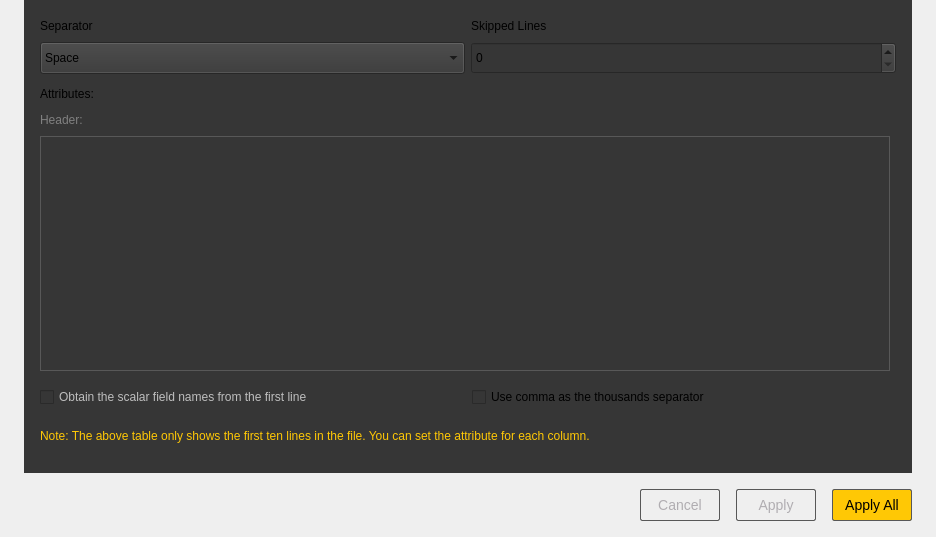
<?xml version="1.0" encoding="UTF-8"?>
<ui version="4.0">
 <class>AsciiOpenDialog</class>
 <widget class="QWidget" name="AsciiOpenDialog">
  <property name="geometry">
   <rect>
    <x>0</x>
    <y>0</y>
    <width>936</width>
    <height>537</height>
   </rect>
  </property>
  <property name="sizePolicy">
   <sizepolicy hsizetype="Preferred" vsizetype="Fixed">
    <horstretch>0</horstretch>
    <verstretch>0</verstretch>
   </sizepolicy>
  </property>
  <property name="windowTitle">
   <string>Open Ascii File</string>
  </property>
  <layout class="QVBoxLayout" name="verticalLayout_8">
   <property name="spacing">
    <number>0</number>
   </property>
   <property name="leftMargin">
    <number>24</number>
   </property>
   <property name="topMargin">
    <number>0</number>
   </property>
   <property name="rightMargin">
    <number>24</number>
   </property>
   <property name="bottomMargin">
    <number>0</number>
   </property>
   <item>
    <widget class="QWidget" name="widget" native="true">
     <property name="minimumSize">
      <size>
       <width>888</width>
       <height>0</height>
      </size>
     </property>
     <property name="maximumSize">
      <size>
       <width>888</width>
       <height>16777215</height>
      </size>
     </property>
     <property name="styleSheet">
      <string notr="true">background-color: rgb(54, 54, 54);</string>
     </property>
     <layout class="QVBoxLayout" name="verticalLayout_7">
      <property name="leftMargin">
       <number>16</number>
      </property>
      <property name="topMargin">
       <number>16</number>
      </property>
      <property name="rightMargin">
       <number>16</number>
      </property>
      <property name="bottomMargin">
       <number>16</number>
      </property>
      <item>
       <layout class="QVBoxLayout" name="verticalLayout_6">
        <property name="spacing">
         <number>16</number>
        </property>
        <item>
         <layout class="QVBoxLayout" name="verticalLayout_4">
          <property name="spacing">
           <number>6</number>
          </property>
          <item>
           <layout class="QVBoxLayout" name="verticalLayout">
            <property name="spacing">
             <number>6</number>
            </property>
            <item>
             <layout class="QHBoxLayout" name="horizontalLayout">
              <item>
               <widget class="QLabel" name="label_2">
                <property name="minimumSize">
                 <size>
                  <width>0</width>
                  <height>20</height>
                 </size>
                </property>
                <property name="maximumSize">
                 <size>
                  <width>16777215</width>
                  <height>20</height>
                 </size>
                </property>
                <property name="text">
                 <string>Separator</string>
                </property>
               </widget>
              </item>
              <item>
               <widget class="QLabel" name="label_4">
                <property name="minimumSize">
                 <size>
                  <width>0</width>
                  <height>20</height>
                 </size>
                </property>
                <property name="maximumSize">
                 <size>
                  <width>16777215</width>
                  <height>20</height>
                 </size>
                </property>
                <property name="text">
                 <string>Skipped Lines</string>
                </property>
               </widget>
              </item>
             </layout>
            </item>
            <item>
             <layout class="QHBoxLayout" name="horizontalLayout_4">
              <item>
               <widget class="QComboBox" name="comboBox">
                <property name="minimumSize">
                 <size>
                  <width>0</width>
                  <height>32</height>
                 </size>
                </property>
                <property name="maximumSize">
                 <size>
                  <width>16777215</width>
                  <height>32</height>
                 </size>
                </property>
                <item>
                 <property name="text">
                  <string>Space</string>
                 </property>
                </item>
                <item>
                 <property name="text">
                  <string>Comma</string>
                 </property>
                </item>
                <item>
                 <property name="text">
                  <string>Semicolon</string>
                 </property>
                </item>
               </widget>
              </item>
              <item>
               <widget class="QSpinBox" name="spinBoxSkipLines">
                <property name="minimumSize">
                 <size>
                  <width>0</width>
                  <height>32</height>
                 </size>
                </property>
                <property name="maximumSize">
                 <size>
                  <width>16777215</width>
                  <height>32</height>
                 </size>
                </property>
                <property name="maximum">
                 <number>999</number>
                </property>
               </widget>
              </item>
             </layout>
            </item>
           </layout>
          </item>
          <item>
           <spacer name="verticalSpacer">
            <property name="orientation">
             <enum>Qt::Vertical</enum>
            </property>
            <property name="sizeType">
             <enum>QSizePolicy::Fixed</enum>
            </property>
            <property name="sizeHint" stdset="0">
             <size>
              <width>20</width>
              <height>4</height>
             </size>
            </property>
           </spacer>
          </item>
          <item>
           <layout class="QVBoxLayout" name="verticalLayout_3">
            <property name="spacing">
             <number>6</number>
            </property>
            <item>
             <widget class="QLabel" name="label">
              <property name="minimumSize">
               <size>
                <width>0</width>
                <height>20</height>
               </size>
              </property>
              <property name="maximumSize">
               <size>
                <width>16777215</width>
                <height>20</height>
               </size>
              </property>
              <property name="text">
               <string>Attributes:</string>
              </property>
             </widget>
            </item>
            <item>
             <widget class="QLabel" name="headerLabel">
              <property name="minimumSize">
               <size>
                <width>0</width>
                <height>20</height>
               </size>
              </property>
              <property name="maximumSize">
               <size>
                <width>16777215</width>
                <height>20</height>
               </size>
              </property>
              <property name="styleSheet">
               <string notr="true">color: grey;</string>
              </property>
              <property name="text">
               <string>Header:</string>
              </property>
             </widget>
            </item>
            <item>
             <widget class="QTableWidget" name="tableWidget">
              <property name="minimumSize">
               <size>
                <width>850</width>
                <height>235</height>
               </size>
              </property>
              <property name="maximumSize">
               <size>
                <width>850</width>
                <height>235</height>
               </size>
              </property>
              <property name="styleSheet">
               <string notr="true">QTableWidget {
    selection-background-color:#565656;
	selection-color:#dddddd;
	selection-border: 0px solid #989898;
    border:1px solid #585858;   
    gridline-color:#989898; 
	color:#dddddd;
	outline:none;
}

QTableWidget::item{
	padding-left:0px;
	border-bottom: 1px solid #585858;
	border-top: 0px solid #585858;
	border-right: 0px solid #585858;
	border-left: 0px solid #585858;
}

QTableWidget::item::selected{
	background-color:#565656;
}

QScrollBar:vertical {
    background-color: transparent;
    width: 12px;
    margin: 2px;
    border: 1px transparent #070808;
    border-radius: 5px;
}

QScrollBar::handle:vertical {
    background-color: #5a5e66;
    min-height: 5px;
    border-radius: 5px;
}

QScrollBar::sub-line:vertical {
    margin: 3px 0px 3px 0px;
    border-image: none;
    height: 0px;
    width: 0px;
    subcontrol-position: top;
    subcontrol-origin: margin;
    background-color: #2A2929;
}

QScrollBar::add-line:vertical {
    margin: 3px 0px 3px 0px;
    border-image: none;
    height: 0px;
    width: 0px;
    subcontrol-position: bottom;
    subcontrol-origin: margin;
    background-color: #2A2929;
}

QScrollBar::up-arrow:vertical, QScrollBar::down-arrow:vertical {
    background: none;
}


QScrollBar::add-page:vertical, QScrollBar::sub-page:vertical {
    background: none;
}

QComboBox
{
	background-color: rgb(60, 60, 60);
	border: 0px solid #989898;
	color: #ffffff;
	text-align: center;
}

QComboBox:disabled
{

	background-color: #3f3f3f;
	border: 0px solid #666666;
	color: #999999;
}

QComboBox:on
{

	border: 1px solid #989898;
	color: #FFC804;
}

QComboBox::drop-down
{
	border: 0px solid #1c1c1c;
	padding-right:10px;
}


QComboBox::down-arrow
{
	image:url(theme/qssimage/mainwidget_downarrow_hover.png);
}

QComboBox::down-arrow:disabled
{
	image:url(theme/qssimage/downarrowdisableicon.png);
}

</string>
              </property>
              <property name="editTriggers">
               <set>QAbstractItemView::NoEditTriggers</set>
              </property>
              <property name="alternatingRowColors">
               <bool>false</bool>
              </property>
              <property name="selectionMode">
               <enum>QAbstractItemView::NoSelection</enum>
              </property>
              <property name="cornerButtonEnabled">
               <bool>false</bool>
              </property>
              <attribute name="verticalHeaderVisible">
               <bool>false</bool>
              </attribute>
             </widget>
            </item>
           </layout>
          </item>
         </layout>
        </item>
        <item>
         <layout class="QVBoxLayout" name="verticalLayout_5">
          <property name="spacing">
           <number>8</number>
          </property>
          <item>
           <layout class="QHBoxLayout" name="horizontalLayout_2">
            <item>
             <widget class="QCheckBox" name="extractSFNamesFrom1stLineCheckBox">
              <property name="enabled">
               <bool>false</bool>
              </property>
              <property name="minimumSize">
               <size>
                <width>0</width>
                <height>20</height>
               </size>
              </property>
              <property name="maximumSize">
               <size>
                <width>16777215</width>
                <height>20</height>
               </size>
              </property>
              <property name="text">
               <string>Obtain the scalar field names from the first line</string>
              </property>
             </widget>
            </item>
            <item>
             <widget class="QCheckBox" name="commaDecimalCheckBox">
              <property name="minimumSize">
               <size>
                <width>0</width>
                <height>20</height>
               </size>
              </property>
              <property name="maximumSize">
               <size>
                <width>16777215</width>
                <height>20</height>
               </size>
              </property>
              <property name="text">
               <string>Use comma as the thousands separator</string>
              </property>
             </widget>
            </item>
           </layout>
          </item>
          <item>
           <widget class="QLabel" name="label_3">
            <property name="minimumSize">
             <size>
              <width>0</width>
              <height>20</height>
             </size>
            </property>
            <property name="styleSheet">
             <string notr="true">color: rgb(255, 200, 5);</string>
            </property>
            <property name="text">
             <string>Note: The above table only shows the first ten lines in the file. You can set the attribute for each column.</string>
            </property>
            <property name="wordWrap">
             <bool>true</bool>
            </property>
           </widget>
          </item>
         </layout>
        </item>
       </layout>
      </item>
     </layout>
    </widget>
   </item>
   <item>
    <widget class="QWidget" name="buttonWidget" native="true">
     <layout class="QHBoxLayout" name="horizontalLayout_5">
      <property name="spacing">
       <number>16</number>
      </property>
      <property name="leftMargin">
       <number>0</number>
      </property>
      <property name="topMargin">
       <number>16</number>
      </property>
      <property name="rightMargin">
       <number>0</number>
      </property>
      <property name="bottomMargin">
       <number>16</number>
      </property>
      <item>
       <spacer name="horizontalSpacer_5">
        <property name="orientation">
         <enum>Qt::Horizontal</enum>
        </property>
        <property name="sizeHint" stdset="0">
         <size>
          <width>157</width>
          <height>20</height>
         </size>
        </property>
       </spacer>
      </item>
      <item>
       <widget class="QPushButton" name="cancelButton">
        <property name="minimumSize">
         <size>
          <width>80</width>
          <height>32</height>
         </size>
        </property>
        <property name="maximumSize">
         <size>
          <width>80</width>
          <height>32</height>
         </size>
        </property>
        <property name="styleSheet">
         <string notr="true">QPushButton{
	width: 80px;
	height: 30px;
	border-radius: 2px;
	border: 1px solid #585858;
	font-size:14px;
	color:rgb(176, 173, 177);
	background-color:transparent;
}
QPushButton:focus{
	background-color:rgb(0, 0, 0);
}
QPushButton:hover{
	background-color:rgb(27, 24, 28);
}
QPushButton:pressed{
	background-color:rgb(27, 24, 28);
}
QPushButton:disabled{
	color:#dddddd;
}
</string>
        </property>
        <property name="text">
         <string>Cancel</string>
        </property>
       </widget>
      </item>
      <item>
       <widget class="QPushButton" name="applyButton">
        <property name="minimumSize">
         <size>
          <width>80</width>
          <height>32</height>
         </size>
        </property>
        <property name="maximumSize">
         <size>
          <width>80</width>
          <height>32</height>
         </size>
        </property>
        <property name="styleSheet">
         <string notr="true">QPushButton{
	width: 80px;
	height: 30px;
	border-radius: 2px;
	border: 1px solid #585858;
	font-size:14px;
	color:rgb(176, 173, 177);
	background-color:transparent;
}
QPushButton:focus{
	background-color:rgb(0, 0, 0);
}
QPushButton:hover{
	background-color:rgb(27, 24, 28);
}
QPushButton:pressed{
	background-color:rgb(27, 24, 28);
}
QPushButton:disabled{
	color:#dddddd;
}
</string>
        </property>
        <property name="text">
         <string>Apply</string>
        </property>
       </widget>
      </item>
      <item>
       <widget class="QPushButton" name="applyAllButton">
        <property name="minimumSize">
         <size>
          <width>80</width>
          <height>32</height>
         </size>
        </property>
        <property name="maximumSize">
         <size>
          <width>80</width>
          <height>32</height>
         </size>
        </property>
        <property name="styleSheet">
         <string notr="true">QPushButton{
	width: 80px;
	height: 30px;
	border-radius: 2px;
	border: 1px solid #585858;
	font-size:14px;
	color:rgb(0, 0, 0);
	background-color:rgb(255, 200, 5);
}
QPushButton:focus{
	background-color:rgb(255, 200, 5);
}
QPushButton:hover{
	background-color:rgb(255, 227, 126);
}
QPushButton:pressed{
	background-color:rgb(255, 227 , 131);
}

QPushButton:disabled{
	background-color:#6B5A1F;
}</string>
        </property>
        <property name="text">
         <string>Apply All</string>
        </property>
       </widget>
      </item>
     </layout>
    </widget>
   </item>
  </layout>
 </widget>
 <resources/>
 <connections/>
</ui>
